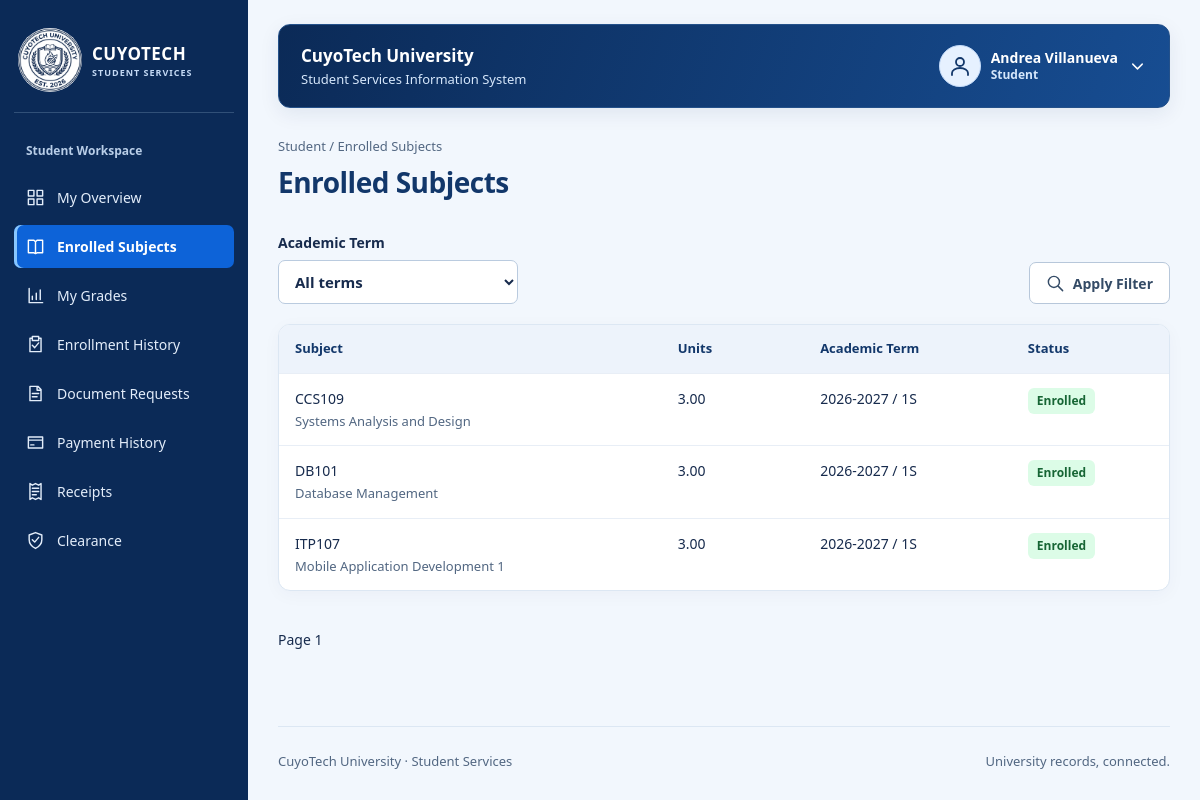
Screenshot of /student/subjects.php (signed in) with the database file from the repository.
### tables this page shows
CREATE TABLE IF NOT EXISTS students (
    student_id INT AUTO_INCREMENT PRIMARY KEY,
    account_id INT NOT NULL UNIQUE,
    department_id INT NOT NULL,
    student_number VARCHAR(30) NOT NULL UNIQUE,
    first_name VARCHAR(200) NOT NULL,
    last_name VARCHAR(200) NOT NULL,
    academic_status VARCHAR(20) NOT NULL DEFAULT 'ACTIVE',
    FOREIGN KEY (account_id) REFERENCES accounts(account_id),
    FOREIGN KEY (department_id) REFERENCES departments(department_id)
);

CREATE TABLE IF NOT EXISTS accounts (
    account_id INT AUTO_INCREMENT PRIMARY KEY,
    email VARCHAR(254) NOT NULL UNIQUE,
    password_hash VARCHAR(255) NOT NULL,
    account_role VARCHAR(10) NOT NULL,
    is_active BOOLEAN NOT NULL DEFAULT TRUE,
    created_at DATETIME NOT NULL DEFAULT CURRENT_TIMESTAMP,
    updated_at DATETIME NOT NULL DEFAULT CURRENT_TIMESTAMP ON UPDATE CURRENT_TIMESTAMP
);

CREATE TABLE IF NOT EXISTS subjects (
    subject_id INT AUTO_INCREMENT PRIMARY KEY,
    subject_code VARCHAR(30) NOT NULL UNIQUE,
    subject_title VARCHAR(180) NOT NULL,
    units DECIMAL(4,2) NOT NULL
);

CREATE TABLE IF NOT EXISTS academic_terms (
    term_id INT AUTO_INCREMENT PRIMARY KEY,
    academic_year VARCHAR(9) NOT NULL,
    term_code VARCHAR(20) NOT NULL,
    starts_on DATE NOT NULL,
    ends_on DATE NOT NULL,
    UNIQUE (academic_year, term_code)
);

CREATE TABLE IF NOT EXISTS enrollment_subjects (
    enrollment_subject_id INT AUTO_INCREMENT PRIMARY KEY,
    enrollment_id INT NOT NULL,
    subject_id INT NOT NULL,
    subject_status VARCHAR(20) NOT NULL DEFAULT 'ENROLLED',
    UNIQUE (enrollment_id, subject_id),
    FOREIGN KEY (enrollment_id) REFERENCES enrollments(enrollment_id),
    FOREIGN KEY (subject_id) REFERENCES subjects(subject_id)
);

### config/database.php (called while the page is built)
<?php
function config(): array
{
    return [
        'host' => '127.0.0.1',
        'port' => '3306',
        'database' => 'cuyotech_ssis_db',
        'username' => 'root',
        'password' => '',
        'base_url' => '/CuyoTech-SSIS',
        'campus_image' => '',
        'grade_values' => [],
    ];
}
function db(): PDO
{
    static $pdo;
    if (!$pdo) {
        $c = config();
        $pdo = new PDO(
            "mysql:host={$c['host']};port={$c['port']};dbname={$c['database']}",
            $c['username'],
            $c['password'],
            [
                PDO::ATTR_ERRMODE => PDO::ERRMODE_EXCEPTION,
                PDO::ATTR_DEFAULT_FETCH_MODE => PDO::FETCH_ASSOC,
                PDO::ATTR_EMULATE_PREPARES => false,
            ]
        );
        $pdo->exec("SET time_zone = '+00:00'");
    }
    return $pdo;
}

### includes/auth.php (called while the page is built, shortened)
<?php
require_once __DIR__ . '/functions.php';
function current_user(): ?array
{
    $user = one('SELECT a.account_id, a.email, a.account_role, a.is_active,
        COALESCE(s.first_name,f.first_name) AS first_name,COALESCE(s.last_name,f.last_name) AS last_name,
        s.student_id, s.department_id AS student_department_id, TRIM(CONCAT(s.first_name,CHAR(32),s.last_name)) AS student_name,
        f.staff_id, TRIM(CONCAT(f.first_name,CHAR(32),f.last_name)) AS staff_name, f.staff_role, f.access_scope, f.department_id
        FROM accounts a LEFT JOIN students s ON s.account_id=a.account_id
        LEFT JOIN staff_users f ON f.account_id=a.account_id WHERE a.account_id=?', [$_SESSION['account_id']]);
    $user['role'] = $user['account_role'] === 'STUDENT' ? 'STUDENT' : $user['staff_role'];
    $user['full_name'] = $user['student_name'] ?: $user['staff_name'];
    return $user;
}
function require_role(string ...$allowed): array
{
    $user = current_user();
    return $user;
}
function portal(array $user): string
{
    return strtolower($user['role']);
}

### student/subjects.php (the view, shortened to what this page needs)
<?php
require_once __DIR__ . '/../includes/auth.php';
$user = require_role('STUDENT');
$params = [$user['student_id']];
$filter = '';
$list = rows("SELECT b.subject_code,b.subject_title,b.units,es.subject_status,t.academic_year,t.term_code FROM enrollments e JOIN enrollment_subjects es ON es.enrollment_id=e.enrollment_id JOIN subjects b ON b.subject_id=es.subject_id JOIN academic_terms t ON t.term_id=e.term_id WHERE e.student_id=? AND e.enrollment_status IN ('ENROLLED','COMPLETED')" . $filter . ' ORDER BY t.starts_on DESC,b.subject_code' . page_limit(), $params);
$title = 'Enrolled Subjects';
require __DIR__ . '/../includes/header.php';
?>
<form class="toolbar" method="get">
    <label>Academic Term<select name="term_id">
            <option value="">All terms</option>
        </select>
    </label>
    <div class="toolbar-actions">
        <button type="submit" class="secondary"><?= icon('search') ?> Apply Filter</button>
    </div>
</form>
<section class="panel flush">
    <div class="table-wrap">
        <table>
            <thead>
                <tr>
                    <th>Subject</th>
                    <th>Units</th>
                    <th>Academic Term</th>
                    <th>Status</th>
                </tr>
            </thead>
            <tbody>
                <?php foreach ($list as $row): ?>
                    <tr>
                        <td>
                            <?= e($row['subject_code']) ?>
                            <span class="muted">
                                <?= e($row['subject_title']) ?>
                            </span>
                        </td>
                        <td>
                            <?= e($row['units']) ?>
                        </td>
                        <td>
                            <?= e($row['academic_year'] . ' / ' . $row['term_code']) ?>
                        </td>
                        <td>
                            <?= badge($row['subject_status']) ?>
                        </td>
                    </tr>
                <?php endforeach; ?>
            </tbody>
        </table>
    </div>
</section>
<?php pagination(); ?>
<?php require __DIR__ . '/../includes/footer.php'; ?>

### includes/header.php (shortened to what this page needs)
<!doctype html>
<html lang="en">
<head>
    <link rel="stylesheet" href="<?= e(url('assets/css/app.css')) ?>">
</head>
<body class="portal-layout">
    <header class="topbar">
        <div class="workspace-name">CuyoTech University<small>Student Services Information System</small></div>
        <button type="button" class="menu-toggle" aria-controls="portal-nav" aria-expanded="false"><?= icon('menu') ?> Menu</button>
        <details class="profile-menu">
            <summary aria-label="Open account menu">
                <span class="avatar"><?= icon('profile') ?></span>
                <span class="profile-identity"><strong><?= e($user['full_name']) ?></strong><small><?= e(ui_label($user['role'])) ?></small></span>
                <?= icon('chevron') ?>
            </summary>
        </details>
    </header>
    <div class="shell">
        <?php require __DIR__ . '/sidebar.php'; ?>
        <main class="content" id="main" tabindex="-1">
            <div class="eyebrow">
                <?= e(ui_label($user['role'])) ?> / <?= e(ucwords($title)) ?>
            </div>
            <div class="page-heading">
                <div>
                    <h1>
                        <?= e(ucwords($title)) ?>
                    </h1>
                </div>
            </div>

### includes/functions.php (shortened to what this page needs)
<?php
require_once __DIR__ . '/../config/database.php';
function e($value): string
{
    return htmlspecialchars((string) ($value ?? ''), ENT_QUOTES | ENT_SUBSTITUTE, 'UTF-8');
}
function url(string $path): string
{
    return config()['base_url'] . '/' . ltrim($path, '/');
}
function query(string $sql, array $params = []): PDOStatement
{
    $stmt = db()->prepare($sql);
    $stmt->execute($params);
    return $stmt;
}
function rows(string $sql, array $params = []): array
{
    return query($sql, $params)->fetchAll();
}
function one(string $sql, array $params = []): ?array
{
    return query($sql, $params)->fetch() ?: null;
}
function input(string $name, string $default = ''): string
{
    $value = $_POST[$name] ?? $_GET[$name] ?? $default;
    return is_string($value) ? trim($value) : $default;
}
function badge(string $value): string
{
    return '<span class="badge ' . e(strtolower($value)) . '">' . e(ui_label($value)) . '</span>';
}
function page_limit(): string
{
    $page = max(1, min(100000, (int) input('page', '1')));
    return ' LIMIT 21 OFFSET ' . (($page - 1) * 20);
}
function pagination(): void
{
    $page = max(1, (int) input('page', '1'));
    echo '<nav class="pagination" aria-label="Pagination">';
    echo '<span>Page ' . e($page) . '</span>
</nav>';
}
function icon(string $name): string
{
    $aliases = ['accounts' => 'users', 'students' => 'student', 'departments' => 'building', 'courses' => 'graduation', 'subjects' => 'book', 'enrollments' => 'enrollment', 'terms' => 'calendar', 'grades' => 'results', 'document-requests' => 'file', 'service-catalog' => 'catalog', 'receipts' => 'receipt', 'payments' => 'payment', 'clearance' => 'shield', 'clearances' => 'shield', 'clearance-status' => 'shield', 'activity-log' => 'activity'];
    $paths = [
        'enrollment' => 'M8 4H5v17h14V4h-3 M8 2h8v5H8z M8 13l3 3 5-6',
        'student' => 'M5 21v-2a7 5 0 0 1 14 0v2 M8 8v3a4 4 0 0 0 8 0V8 M3 5l9-4 9 4-9 4z M21 5v7',
        'building' => 'M4 21V3h16v18 M2 21h20 M8 7h2 M14 7h2 M8 11h2 M14 11h2 M10 21v-6h4v6',
        'graduation' => 'M2 8l10-5 10 5-10 5z M6 11v6q6 5 12 0v-6 M22 8v10',
        'results' => 'M4 3v18h17 M8 17v-4 M13 17V9 M18 17V5',
        'receipt' => 'M5 2l3 2 4-2 4 2 3-2v20l-3-2-4 2-4-2-3 2z M8 8h8 M8 12h8 M8 16h5',
        'shield' => 'M12 2l8 3v6c0 5-4 9-8 11-4-2-8-6-8-11V5z m-4 9 3 3 5-6',
        'catalog' => 'M4 3h16v18H4z M8 7h2 M13 7h3 M8 12h2 M13 12h3 M8 17h2 M13 17h3',
        'back' => 'M20 12H4 m7-7-7 7 7 7',
        'chevron' => 'm6 9 6 6 6-6',
        'dashboard' => 'M3 3h7v7H3z M14 3h7v7h-7z M3 14h7v7H3z M14 14h7v7h-7z',
        'users' => 'M16 21v-2a4 4 0 0 0-4-4H6a4 4 0 0 0-4 4v2 M9 11a4 4 0 1 0 0-8 4 4 0 0 0 0 8 M17 4a4 4 0 0 1 0 8 M22 21v-2a4 4 0 0 0-3-4',
        'book' => 'M3 4h7l2 2 2-2h7v16h-7l-2 1-2-1H3z M12 6v15',
        'calendar' => 'M4 5h16v16H4z M8 2v6 M16 2v6 M4 11h16',
        'file' => 'M5 3h10l4 4v14H5z M14 3v5h5 M8 12h8 M8 16h6',
        'check' => 'm4 12 5 5L20 6',
        'close' => 'm6 6 12 12 M18 6 6 18',
        'payment' => 'M3 5h18v14H3z M3 9h18 M6 15h4',
        'activity' => 'M3 12h4l3-8 4 16 3-8h4',
        'profile' => 'M12 12a4 4 0 1 0 0-8 4 4 0 0 0 0 8 M4 21v-2a8 5 0 0 1 16 0v2',
        'search' => 'M10 17a7 7 0 1 0 0-14 7 7 0 0 0 0 14 m5-2 6 6',
        'add' => 'M12 4v16 M4 12h16',
        'edit' => 'm4 15 12-12 5 5L9 20H4z M14 5l5 5',
        'eye' => 'M2 12s4-7 10-7 10 7 10 7-4 7-10 7S2 12 2 12 M12 15a3 3 0 1 0 0-6 3 3 0 0 0 0 6',
        'logout' => 'M9 4H3v16h6 M9 12h12 m-5-5 5 5-5 5',
        'print' => 'M6 9V3h12v6 M6 17H3V9h18v8h-3 M6 14h12v7H6z',
        'menu' => 'M3 6h18 M3 12h18 M3 18h18',
        'delete' => 'M3 6h18 M9 6V3h6v3 M5 6l1 15h12l1-15 M10 10v7 M14 10v7',
    ];
    $name = $aliases[$name] ?? $name;
    $path = $paths[$name] ?? $paths['file'];
    return '<svg class="icon" viewBox="0 0 24 24" fill="none" stroke="currentColor" stroke-width="1.8" stroke-linecap="round" stroke-linejoin="round" aria-hidden="true" focusable="false"><path d="' . $path . '"/></svg>';
}
function ui_label(string $value): string
{
    $labels = ['ADMIN' => 'Administrator', 'DEPARTMENT' => 'Department Staff', 'UNIVERSITY' => 'University-wide'];
    return $labels[$value] ?? ucwords(strtolower(str_replace('_', ' ', $value)));
}
?>

### includes/sidebar.php
<?php
$menus = [
    'ADMIN' => ['dashboard' => 'Overview', 'accounts' => 'User accounts', 'service-catalog' => 'Service catalog', 'departments' => 'Departments', 'courses' => 'Courses', 'subjects' => 'Subjects', 'terms' => 'Academic terms', 'activity-log' => 'Request activity'],
    'STUDENT' => ['dashboard' => 'My overview', 'subjects' => 'Enrolled subjects', 'grades' => 'My grades', 'enrollments' => 'Enrollment history', 'document-requests' => 'Document requests', 'payments' => 'Payment history', 'receipts' => 'Receipts', 'clearance' => 'Clearance'],
    'REGISTRAR' => ['dashboard' => 'Registrar desk', 'enrollments' => 'Enrollments', 'grades' => 'Grade records', 'document-requests' => 'Document requests', 'clearance-status' => 'Clearance status'],
    'CASHIER' => ['dashboard' => 'Cashier desk', 'payments' => 'Payment verification', 'receipts' => 'Issued receipts'],
    'DEPARTMENT' => ['dashboard' => 'Department desk', 'clearances' => 'Clearance processing', 'students' => 'Department students'],
];
$page = basename($_SERVER['SCRIPT_NAME'], '.php');
$parentPages = [
    'account-create' => 'accounts',
    'account-edit' => 'accounts',
    'account-toggle' => 'accounts',
    'request-create' => 'document-requests',
    'request-details' => 'document-requests',
    'enrollment-details' => 'enrollments',
    'grade-entry' => 'grades',
    'payment-create' => 'payments',
    'payment-details' => 'payments',
    'verify-payment' => 'payments',
    'clearance-details' => 'clearances'
];
$activePage = $parentPages[$page] ?? $page;
?>
<nav class="sidebar" id="portal-nav" aria-label="Portal navigation">
    <a class="brand" href="<?= e(url(portal($user) . '/dashboard.php')) ?>">
        <span class="brand-emblem"><img class="university-logo" src="<?= e(url('assets/images/CuyoTech-Logo.png')) ?>" alt="" width="80" height="80"></span>
        <div>CUYOTECH<small>STUDENT SERVICES</small>
        </div>
    </a>
    <div class="label"><?= e(ui_label($user['role'])) ?> Workspace</div>
    <?php foreach ($menus[$user['role']] as $file => $label): ?>
        <a <?= $activePage === $file ? 'aria-current="page"' : '' ?> class="<?= $activePage === $file ? 'active' : '' ?>" href="<?= e(url(portal($user) . '/' . $file . '.php')) ?>">
            <?= icon($file) ?>
            <?= e(ucwords($label)) ?>
        </a>
    <?php endforeach; ?>
</nav>

### rows the page displays
students: account.account_role "Student", account.account_role "My Overview", account.account_role "Enrolled Subjects", account.account_role "My Grades", account.account_role "Enrollment History", account.account_role "Document Requests", account.account_role "Payment History", account.account_role "Receipts", account.account_role "Clearance"
subjects: subject_code "CCS109", subject_title "Systems Analysis and Design", units "3.00", academic_terms.academic_year+term_code "2026-2027 / 1S", enrollment_subjects.subject_status "Enrolled"
subjects: subject_code "DB101", subject_title "Database Management", units "3.00", academic_terms.academic_year+term_code "2026-2027 / 1S", enrollment_subjects.subject_status "Enrolled"
subjects: subject_code "ITP107", subject_title "Mobile Application Development 1", units "3.00", academic_terms.academic_year+term_code "2026-2027 / 1S", enrollment_subjects.subject_status "Enrolled"

### other values shown
$user['full_name'] "Andrea Villanueva"
$title "Enrolled Subjects"
$page "1"
